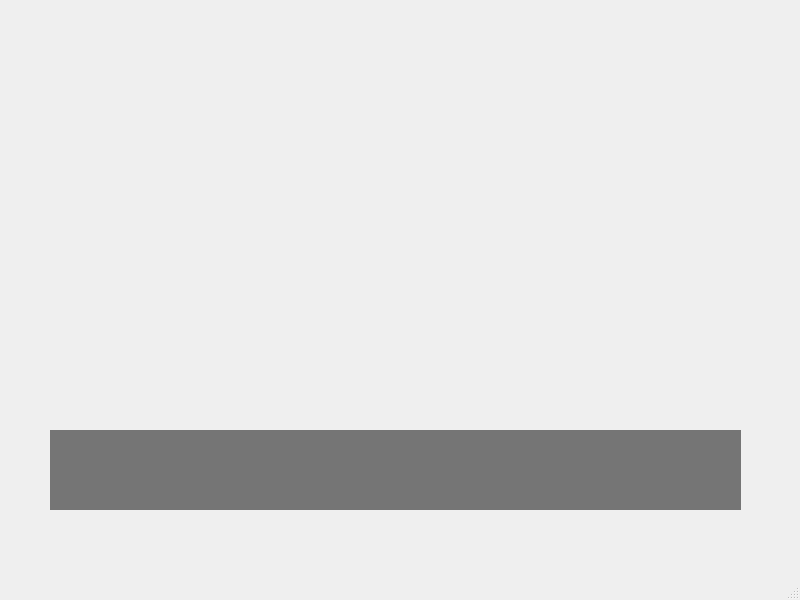
<?xml version="1.0" encoding="UTF-8"?>
<ui version="4.0">
 <class>MainWindow</class>
 <widget class="QMainWindow" name="MainWindow">
  <property name="geometry">
   <rect>
    <x>0</x>
    <y>0</y>
    <width>800</width>
    <height>600</height>
   </rect>
  </property>
  <property name="windowTitle">
   <string>MainWindow</string>
  </property>
  <property name="styleSheet">
   <string notr="true">#SystemTray{
background-color :rgb(117, 117, 117)
}
</string>
  </property>
  <widget class="QWidget" name="centralwidget">
   <property name="styleSheet">
    <string notr="true"/>
   </property>
   <widget class="QWidget" name="SystemTray" native="true">
    <property name="geometry">
     <rect>
      <x>50</x>
      <y>430</y>
      <width>691</width>
      <height>80</height>
     </rect>
    </property>
    <property name="styleSheet">
     <string notr="true"/>
    </property>
   </widget>
  </widget>
  <widget class="QStatusBar" name="statusBar"/>
 </widget>
 <resources/>
 <connections/>
</ui>
